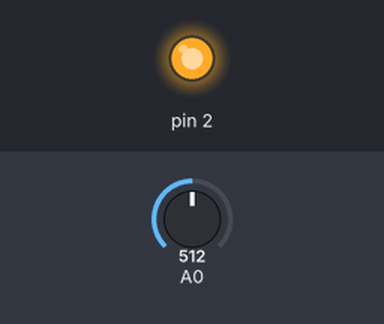
Simulated run of this sketch. Board: Arduino Uno, built with avr-gcc and run on an emulated ATmega328P. On the bench: output pins drawn as LEDs (lit = HIGH). Inputs (shaded band) come from the test bench; at power-on: A0 = 512.

Above: at 1.2 s.
1.3 s: A0 set to 0
At 1.9 s:
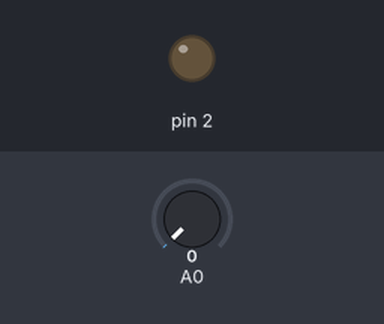
2.8 s: A0 set to 122
At 3.1 s:
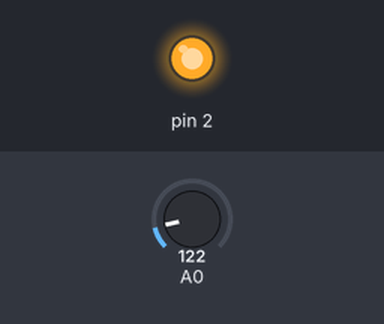
Timing chart, 0 to 5.8 s (numbered marks = the images above; inputs shaded):
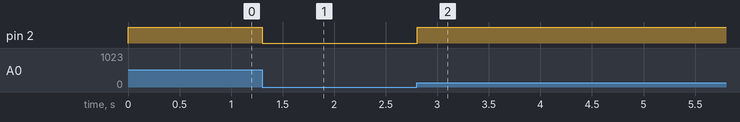

The sketch:

8._Light_LED_if_tilt_is_present_or_stop_LED.ino
```cpp
void setup()
{
  pinMode(2, OUTPUT);
  pinMode(8, INPUT);
  Serial.begin(9600);
}

void loop()
{
  int read = analogRead(8);
  if(read==0)
    digitalWrite(2,LOW);
  else
     digitalWrite(2,HIGH);
  delay(100);
}
```

Measured:
- after the input at 1.3 s, pin 2: HIGH → LOW at once
- after the input at 2.8 s, pin 2: LOW → HIGH at once
